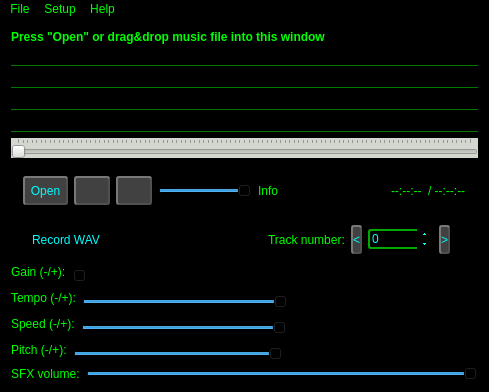
<?xml version="1.0" encoding="UTF-8"?>
<ui version="4.0">
 <class>MusPlayerQt</class>
 <widget class="QMainWindow" name="MusPlayerQt">
  <property name="geometry">
   <rect>
    <x>0</x>
    <y>0</y>
    <width>489</width>
    <height>384</height>
   </rect>
  </property>
  <property name="minimumSize">
   <size>
    <width>250</width>
    <height>0</height>
   </size>
  </property>
  <property name="contextMenuPolicy">
   <enum>Qt::ContextMenuPolicy::CustomContextMenu</enum>
  </property>
  <property name="acceptDrops">
   <bool>true</bool>
  </property>
  <property name="windowTitle">
   <string>Simple SDL2 Mixer X Music player</string>
  </property>
  <property name="windowIcon">
   <iconset resource="../_resources/musicplayer.qrc">
    <normaloff>:/cat_musplay/cat_musplay_48x48.png</normaloff>:/cat_musplay/cat_musplay_48x48.png</iconset>
  </property>
  <property name="styleSheet">
   <string notr="true">*{
    background-color: rgb(0, 0, 0);
    color: rgb(0, 255, 0);
}
*:!enabled{
    color: rgb(170, 170, 170);
}
QPushButton {
	background-color: rgb(65, 65, 65);
	border-color: rgb(80, 80, 80);
	border-style: outset;
    border-width: 2px;
	color: rgb(0, 255, 255);
	border-radius: 3px;
    height: 25px;
 }
QPushButton:pressed {
    background-color: rgb(80, 80, 80);
    border-style: inset;
}
QCheckBox {
	border-color: rgb(0, 170, 0);
    border-width: 1px;
	color: rgb(0, 255, 255);
 }
QComboBox, QSpinBox, QLineEdit:enabled{
	border-radius: 3px;
    border-width: 2px;
    border-style: solid;
	border-color: rgb(0, 170, 0);
	color: rgb(0, 255, 255);
}
QSpinBox::up-button {
    subcontrol-origin: border;
	color: rgb(0, 255, 255);
}
QSpinBox::down-button {
    subcontrol-origin: border;
	color: rgb(0, 255, 255);
}
QSpinBox::up-button:!enabled {
    subcontrol-origin: border;
	color: rgb(230, 230, 230);
}
QSpinBox::down-button:!enabled {
    subcontrol-origin: border;
	color: rgb(230, 230, 230);
}


QPushButton:!enabled, QSpinBox:!enabled, QLineEdit:!enabled
{
    border-color: rgb(120, 120, 120);
    color: rgb(128, 128, 128);
}
QGroupBox
{
    padding: 5px;
    border-width: 1px;
    border-style: solid;
    border-color: rgb(0, 170, 0);
	border-radius: 3px;
}
QLabel
{
	background-color: transparent;
}

</string>
  </property>
  <widget class="QWidget" name="centralWidget">
   <layout class="QGridLayout" name="gridLayout">
    <property name="sizeConstraint">
     <enum>QLayout::SizeConstraint::SetMinimumSize</enum>
    </property>
    <item row="3" column="0">
     <widget class="LabelMarquee" name="musAlbum">
      <property name="styleSheet">
       <string notr="true">border-width: 1px;
border-style: solid;
border-color: rgba(0, 0, 0, 0);
border-bottom-color: rgb(0, 120, 0);
</string>
      </property>
      <property name="text">
       <string/>
      </property>
      <property name="scaledContents">
       <bool>true</bool>
      </property>
     </widget>
    </item>
    <item row="2" column="0">
     <widget class="LabelMarquee" name="musArtist">
      <property name="styleSheet">
       <string notr="true">border-width: 1px;
border-style: solid;
border-color: rgba(0, 0, 0, 0);
border-bottom-color: rgb(0, 120, 0);
</string>
      </property>
      <property name="text">
       <string/>
      </property>
      <property name="scaledContents">
       <bool>true</bool>
      </property>
     </widget>
    </item>
    <item row="0" column="0">
     <widget class="QLabel" name="label">
      <property name="font">
       <font>
        <bold>true</bold>
       </font>
      </property>
      <property name="text">
       <string>Press &quot;Open&quot; or drag&amp;drop music file into this window</string>
      </property>
     </widget>
    </item>
    <item row="4" column="0">
     <widget class="LabelMarquee" name="musCopyright">
      <property name="styleSheet">
       <string notr="true">border-width: 1px;
border-style: solid;
border-color: rgba(0, 0, 0, 0);
border-bottom-color: rgb(0, 120, 0);
</string>
      </property>
      <property name="text">
       <string/>
      </property>
      <property name="scaledContents">
       <bool>true</bool>
      </property>
     </widget>
    </item>
    <item row="6" column="0">
     <widget class="QFrame" name="frame_2">
      <property name="minimumSize">
       <size>
        <width>0</width>
        <height>45</height>
       </size>
      </property>
      <property name="frameShape">
       <enum>QFrame::Shape::StyledPanel</enum>
      </property>
      <property name="frameShadow">
       <enum>QFrame::Shadow::Raised</enum>
      </property>
      <layout class="QHBoxLayout" name="horizontalLayout">
       <property name="sizeConstraint">
        <enum>QLayout::SizeConstraint::SetMinimumSize</enum>
       </property>
       <item>
        <widget class="QPushButton" name="open">
         <property name="minimumSize">
          <size>
           <width>45</width>
           <height>0</height>
          </size>
         </property>
         <property name="text">
          <string>Open</string>
         </property>
         <property name="shortcut">
          <string>Ctrl+O</string>
         </property>
         <property name="flat">
          <bool>false</bool>
         </property>
        </widget>
       </item>
       <item>
        <widget class="QPushButton" name="play">
         <property name="minimumSize">
          <size>
           <width>24</width>
           <height>0</height>
          </size>
         </property>
         <property name="toolTip">
          <string>Play</string>
         </property>
         <property name="icon">
          <iconset resource="../_resources/musicplayer.qrc">
           <normaloff>:/buttons/play.png</normaloff>:/buttons/play.png</iconset>
         </property>
         <property name="shortcut">
          <string>Space</string>
         </property>
         <property name="flat">
          <bool>false</bool>
         </property>
        </widget>
       </item>
       <item>
        <widget class="QPushButton" name="stop">
         <property name="minimumSize">
          <size>
           <width>24</width>
           <height>0</height>
          </size>
         </property>
         <property name="toolTip">
          <string>Stop</string>
         </property>
         <property name="icon">
          <iconset resource="../_resources/musicplayer.qrc">
           <normaloff>:/buttons/stop.png</normaloff>:/buttons/stop.png</iconset>
         </property>
         <property name="shortcut">
          <string>.</string>
         </property>
         <property name="flat">
          <bool>false</bool>
         </property>
        </widget>
       </item>
       <item>
        <widget class="QSlider" name="volume">
         <property name="maximum">
          <number>128</number>
         </property>
         <property name="value">
          <number>128</number>
         </property>
         <property name="orientation">
          <enum>Qt::Orientation::Horizontal</enum>
         </property>
        </widget>
       </item>
       <item>
        <widget class="QLabel" name="smallInfo">
         <property name="text">
          <string>Info</string>
         </property>
        </widget>
       </item>
       <item>
        <spacer name="horizontalSpacer">
         <property name="orientation">
          <enum>Qt::Orientation::Horizontal</enum>
         </property>
         <property name="sizeHint" stdset="0">
          <size>
           <width>40</width>
           <height>20</height>
          </size>
         </property>
        </spacer>
       </item>
       <item>
        <widget class="QLabel" name="isLooping">
         <property name="toolTip">
          <string>&lt;html&gt;&lt;head/&gt;&lt;body&gt;&lt;p&gt;Current music has an embedded loop&lt;/p&gt;&lt;/body&gt;&lt;/html&gt;</string>
         </property>
         <property name="text">
          <string/>
         </property>
         <property name="pixmap">
          <pixmap resource="../_resources/musicplayer.qrc">:/loop_in_use.png</pixmap>
         </property>
        </widget>
       </item>
       <item>
        <widget class="QLabel" name="playingTimeLabel">
         <property name="text">
          <string>--:--:--</string>
         </property>
        </widget>
       </item>
       <item>
        <widget class="QLabel" name="playingTimeLenghtLabel">
         <property name="text">
          <string>/ --:--:--</string>
         </property>
        </widget>
       </item>
      </layout>
     </widget>
    </item>
    <item row="7" column="0">
     <widget class="QFrame" name="frame_3">
      <property name="frameShape">
       <enum>QFrame::Shape::StyledPanel</enum>
      </property>
      <property name="frameShadow">
       <enum>QFrame::Shadow::Raised</enum>
      </property>
      <layout class="QHBoxLayout" name="horizontalLayout_2">
       <property name="leftMargin">
        <number>0</number>
       </property>
       <property name="topMargin">
        <number>0</number>
       </property>
       <property name="rightMargin">
        <number>0</number>
       </property>
       <property name="bottomMargin">
        <number>0</number>
       </property>
       <item>
        <widget class="QCheckBox" name="recordWav">
         <property name="text">
          <string>Record WAV</string>
         </property>
        </widget>
       </item>
       <item>
        <spacer name="horizontalSpacer_2">
         <property name="orientation">
          <enum>Qt::Orientation::Horizontal</enum>
         </property>
         <property name="sizeHint" stdset="0">
          <size>
           <width>148</width>
           <height>20</height>
          </size>
         </property>
        </spacer>
       </item>
       <item>
        <widget class="QFrame" name="gme_setup">
         <property name="enabled">
          <bool>true</bool>
         </property>
         <property name="frameShape">
          <enum>QFrame::Shape::StyledPanel</enum>
         </property>
         <property name="frameShadow">
          <enum>QFrame::Shadow::Raised</enum>
         </property>
         <layout class="QGridLayout" name="gridLayout_3">
          <property name="leftMargin">
           <number>0</number>
          </property>
          <property name="topMargin">
           <number>0</number>
          </property>
          <property name="rightMargin">
           <number>0</number>
          </property>
          <property name="bottomMargin">
           <number>0</number>
          </property>
          <property name="horizontalSpacing">
           <number>6</number>
          </property>
          <property name="verticalSpacing">
           <number>0</number>
          </property>
          <item row="0" column="1">
           <widget class="QPushButton" name="trackPrev">
            <property name="text">
             <string notr="true">&lt;</string>
            </property>
           </widget>
          </item>
          <item row="0" column="3">
           <widget class="QPushButton" name="trackNext">
            <property name="text">
             <string notr="true">&gt;</string>
            </property>
           </widget>
          </item>
          <item row="0" column="2">
           <widget class="QSpinBox" name="trackID">
            <property name="enabled">
             <bool>true</bool>
            </property>
            <property name="maximum">
             <number>9999999</number>
            </property>
           </widget>
          </item>
          <item row="0" column="0">
           <widget class="QLabel" name="label_4">
            <property name="text">
             <string>Track number:</string>
            </property>
           </widget>
          </item>
          <item row="0" column="4">
           <widget class="QCheckBox" name="disableSpcEcho">
            <property name="toolTip">
             <string>Disable built-in SPC echo</string>
            </property>
            <property name="text">
             <string notr="true"/>
            </property>
           </widget>
          </item>
         </layout>
        </widget>
       </item>
      </layout>
     </widget>
    </item>
    <item row="12" column="0">
     <layout class="QHBoxLayout" name="GeneralVolumeFrame">
      <item>
       <widget class="QLabel" name="label_2">
        <property name="toolTip">
         <string>Change the SFX volume (affecting all playing SFX at one time, doesn't affects a music)</string>
        </property>
        <property name="text">
         <string>SFX volume:</string>
        </property>
       </widget>
      </item>
      <item>
       <widget class="QSlider" name="volumeGeneral">
        <property name="toolTip">
         <string>Change the general volume (affecting all playing music and SFX at one time)</string>
        </property>
        <property name="maximum">
         <number>128</number>
        </property>
        <property name="pageStep">
         <number>1</number>
        </property>
        <property name="value">
         <number>128</number>
        </property>
        <property name="orientation">
         <enum>Qt::Orientation::Horizontal</enum>
        </property>
       </widget>
      </item>
     </layout>
    </item>
    <item row="1" column="0">
     <widget class="LabelMarquee" name="musTitle">
      <property name="styleSheet">
       <string notr="true">border-width: 1px;
border-style: solid;
border-color: rgba(0, 0, 0, 0);
border-bottom-color: rgb(0, 120, 0);
</string>
      </property>
      <property name="text">
       <string/>
      </property>
      <property name="scaledContents">
       <bool>true</bool>
      </property>
     </widget>
    </item>
    <item row="9" column="0">
     <widget class="QFrame" name="tempoFrame">
      <property name="frameShape">
       <enum>QFrame::Shape::NoFrame</enum>
      </property>
      <property name="frameShadow">
       <enum>QFrame::Shadow::Plain</enum>
      </property>
      <property name="lineWidth">
       <number>0</number>
      </property>
      <layout class="QGridLayout" name="gridLayout_2">
       <property name="leftMargin">
        <number>0</number>
       </property>
       <property name="topMargin">
        <number>0</number>
       </property>
       <property name="rightMargin">
        <number>0</number>
       </property>
       <property name="bottomMargin">
        <number>0</number>
       </property>
       <item row="0" column="1">
        <widget class="QSlider" name="tempo">
         <property name="toolTip">
          <string>Tempo</string>
         </property>
         <property name="minimum">
          <number>-100</number>
         </property>
         <property name="maximum">
          <number>100</number>
         </property>
         <property name="orientation">
          <enum>Qt::Orientation::Horizontal</enum>
         </property>
         <property name="tickPosition">
          <enum>QSlider::TickPosition::TicksAbove</enum>
         </property>
        </widget>
       </item>
       <item row="0" column="0">
        <widget class="QLabel" name="tempoLabel">
         <property name="text">
          <string>Tempo (-/+):</string>
         </property>
        </widget>
       </item>
      </layout>
     </widget>
    </item>
    <item row="5" column="0">
     <widget class="QSlider" name="musicPosition">
      <property name="styleSheet">
       <string notr="true">background-color: rgb(211, 215, 207);</string>
      </property>
      <property name="maximum">
       <number>100</number>
      </property>
      <property name="value">
       <number>0</number>
      </property>
      <property name="orientation">
       <enum>Qt::Orientation::Horizontal</enum>
      </property>
      <property name="invertedAppearance">
       <bool>false</bool>
      </property>
      <property name="invertedControls">
       <bool>false</bool>
      </property>
      <property name="tickPosition">
       <enum>QSlider::TickPosition::TicksAbove</enum>
      </property>
     </widget>
    </item>
    <item row="11" column="0">
     <widget class="QFrame" name="pitchFrame">
      <property name="frameShape">
       <enum>QFrame::Shape::NoFrame</enum>
      </property>
      <property name="frameShadow">
       <enum>QFrame::Shadow::Plain</enum>
      </property>
      <property name="lineWidth">
       <number>0</number>
      </property>
      <layout class="QGridLayout" name="gridLayout_6">
       <property name="leftMargin">
        <number>0</number>
       </property>
       <property name="topMargin">
        <number>0</number>
       </property>
       <property name="rightMargin">
        <number>0</number>
       </property>
       <property name="bottomMargin">
        <number>0</number>
       </property>
       <item row="0" column="0">
        <widget class="QLabel" name="pitchLabel">
         <property name="text">
          <string>Pitch (-/+):</string>
         </property>
        </widget>
       </item>
       <item row="0" column="1">
        <widget class="QSlider" name="pitch">
         <property name="toolTip">
          <string>Tempo</string>
         </property>
         <property name="minimum">
          <number>-100</number>
         </property>
         <property name="maximum">
          <number>100</number>
         </property>
         <property name="orientation">
          <enum>Qt::Orientation::Horizontal</enum>
         </property>
         <property name="tickPosition">
          <enum>QSlider::TickPosition::TicksAbove</enum>
         </property>
        </widget>
       </item>
      </layout>
     </widget>
    </item>
    <item row="10" column="0">
     <widget class="QFrame" name="speedFrame">
      <property name="frameShape">
       <enum>QFrame::Shape::NoFrame</enum>
      </property>
      <property name="frameShadow">
       <enum>QFrame::Shadow::Plain</enum>
      </property>
      <property name="lineWidth">
       <number>0</number>
      </property>
      <layout class="QGridLayout" name="gridLayout_4">
       <property name="leftMargin">
        <number>0</number>
       </property>
       <property name="topMargin">
        <number>0</number>
       </property>
       <property name="rightMargin">
        <number>0</number>
       </property>
       <property name="bottomMargin">
        <number>0</number>
       </property>
       <item row="0" column="0">
        <widget class="QLabel" name="speedLabel">
         <property name="text">
          <string>Speed (-/+):</string>
         </property>
        </widget>
       </item>
       <item row="0" column="1">
        <widget class="QSlider" name="speed">
         <property name="toolTip">
          <string>Tempo</string>
         </property>
         <property name="minimum">
          <number>-100</number>
         </property>
         <property name="maximum">
          <number>100</number>
         </property>
         <property name="orientation">
          <enum>Qt::Orientation::Horizontal</enum>
         </property>
         <property name="tickPosition">
          <enum>QSlider::TickPosition::TicksAbove</enum>
         </property>
        </widget>
       </item>
      </layout>
     </widget>
    </item>
    <item row="8" column="0">
     <widget class="QFrame" name="gainFrame">
      <property name="frameShape">
       <enum>QFrame::Shape::NoFrame</enum>
      </property>
      <property name="frameShadow">
       <enum>QFrame::Shadow::Plain</enum>
      </property>
      <property name="lineWidth">
       <number>0</number>
      </property>
      <layout class="QGridLayout" name="gridLayout_5">
       <property name="leftMargin">
        <number>0</number>
       </property>
       <property name="topMargin">
        <number>0</number>
       </property>
       <property name="rightMargin">
        <number>0</number>
       </property>
       <property name="bottomMargin">
        <number>0</number>
       </property>
       <item row="0" column="0">
        <widget class="QLabel" name="gainLabel">
         <property name="text">
          <string>Gain (-/+):</string>
         </property>
        </widget>
       </item>
       <item row="0" column="1">
        <widget class="QSlider" name="gain">
         <property name="toolTip">
          <string>Tempo</string>
         </property>
         <property name="minimum">
          <number>0</number>
         </property>
         <property name="maximum">
          <number>1000</number>
         </property>
         <property name="orientation">
          <enum>Qt::Orientation::Horizontal</enum>
         </property>
         <property name="tickPosition">
          <enum>QSlider::TickPosition::TicksAbove</enum>
         </property>
        </widget>
       </item>
      </layout>
     </widget>
    </item>
   </layout>
  </widget>
  <widget class="QMenuBar" name="menuBar">
   <property name="geometry">
    <rect>
     <x>0</x>
     <y>0</y>
     <width>489</width>
     <height>20</height>
    </rect>
   </property>
   <widget class="QMenu" name="menuFile">
    <property name="title">
     <string>File</string>
    </property>
    <addaction name="actionOpen"/>
    <addaction name="separator"/>
    <addaction name="actionQuit"/>
   </widget>
   <widget class="QMenu" name="menuSetup">
    <property name="title">
     <string>Setup</string>
    </property>
    <widget class="QMenu" name="menuMusicLooping">
     <property name="title">
      <string>Music looping</string>
     </property>
     <addaction name="actionLoopForever"/>
     <addaction name="separator"/>
     <addaction name="actionPlay1Time"/>
     <addaction name="actionPlay2Times"/>
     <addaction name="actionPlay3Times"/>
    </widget>
    <addaction name="actionAudioSetup"/>
    <addaction name="actionMidiSetup"/>
    <addaction name="actionMultiMusicTesting"/>
    <addaction name="actionMultiSFXTesting"/>
    <addaction name="actionSfxTesting"/>
    <addaction name="actionMusicFX"/>
    <addaction name="actionTracksMuter"/>
    <addaction name="actionFileAssoc"/>
    <addaction name="separator"/>
    <addaction name="actionEnableReverb"/>
    <addaction name="actionTuneReverb"/>
    <addaction name="actionEnableEcho"/>
    <addaction name="actionTuneEcho"/>
    <addaction name="separator"/>
    <addaction name="menuMusicLooping"/>
    <addaction name="actionPause_the_audio_stream"/>
    <addaction name="separator"/>
   </widget>
   <widget class="QMenu" name="menuHelp">
    <property name="title">
     <string>Help</string>
    </property>
    <addaction name="actionHelpGitHubMixerX"/>
    <addaction name="actionHelpGitHub"/>
    <addaction name="actionHelpLicense"/>
    <addaction name="separator"/>
    <addaction name="actionHelpAbout"/>
   </widget>
   <addaction name="menuFile"/>
   <addaction name="menuSetup"/>
   <addaction name="menuHelp"/>
  </widget>
  <action name="actionMidiSetup">
   <property name="text">
    <string>MIDI Setup</string>
   </property>
  </action>
  <action name="actionOpen">
   <property name="text">
    <string>Open</string>
   </property>
  </action>
  <action name="actionQuit">
   <property name="text">
    <string>Quit</string>
   </property>
  </action>
  <action name="actionHelpLicense">
   <property name="text">
    <string>GPL License</string>
   </property>
  </action>
  <action name="actionHelpAbout">
   <property name="text">
    <string>About</string>
   </property>
  </action>
  <action name="actionHelpGitHub">
   <property name="text">
    <string>Visit Github page of Moondust Project...</string>
   </property>
  </action>
  <action name="actionSfxTesting">
   <property name="text">
    <string>SFX Testing</string>
   </property>
  </action>
  <action name="actionEnableReverb">
   <property name="checkable">
    <bool>true</bool>
   </property>
   <property name="text">
    <string>Enable reverb</string>
   </property>
  </action>
  <action name="actionFileAssoc">
   <property name="text">
    <string>File associations...</string>
   </property>
  </action>
  <action name="actionLoopForever">
   <property name="checkable">
    <bool>true</bool>
   </property>
   <property name="checked">
    <bool>true</bool>
   </property>
   <property name="text">
    <string>Loop forever</string>
   </property>
  </action>
  <action name="actionPlay1Time">
   <property name="checkable">
    <bool>true</bool>
   </property>
   <property name="text">
    <string>Play 1 time</string>
   </property>
  </action>
  <action name="actionPlay2Times">
   <property name="checkable">
    <bool>true</bool>
   </property>
   <property name="text">
    <string>Play 2 times</string>
   </property>
  </action>
  <action name="actionPlay3Times">
   <property name="checkable">
    <bool>true</bool>
   </property>
   <property name="text">
    <string>Play 3 times</string>
   </property>
  </action>
  <action name="actionAudioSetup">
   <property name="text">
    <string>Audio Setup...</string>
   </property>
  </action>
  <action name="actionEnableEcho">
   <property name="checkable">
    <bool>true</bool>
   </property>
   <property name="text">
    <string>Enable echo</string>
   </property>
  </action>
  <action name="actionTuneEcho">
   <property name="text">
    <string>Tune echo...</string>
   </property>
  </action>
  <action name="actionMultiMusicTesting">
   <property name="text">
    <string>Multi-Music Testing</string>
   </property>
  </action>
  <action name="actionMusicFX">
   <property name="text">
    <string>Music FX</string>
   </property>
  </action>
  <action name="actionTracksMuter">
   <property name="text">
    <string>Tracks enable/disable</string>
   </property>
  </action>
  <action name="actionPause_the_audio_stream">
   <property name="checkable">
    <bool>true</bool>
   </property>
   <property name="text">
    <string>Pause the audio stream</string>
   </property>
  </action>
  <action name="actionTuneReverb">
   <property name="text">
    <string>Tune reverb...</string>
   </property>
  </action>
  <action name="actionMultiSFXTesting">
   <property name="text">
    <string>Multi-SFX testing</string>
   </property>
  </action>
  <action name="actionHelpGitHubMixerX">
   <property name="text">
    <string>Visit GitHub page of MixerX...</string>
   </property>
  </action>
 </widget>
 <layoutdefault spacing="6" margin="11"/>
 <customwidgets>
  <customwidget>
   <class>LabelMarquee</class>
   <extends>QLabel</extends>
   <header>MainWindow/label_marquee.h</header>
  </customwidget>
 </customwidgets>
 <resources>
  <include location="../_resources/musicplayer.qrc"/>
 </resources>
 <connections/>
</ui>
